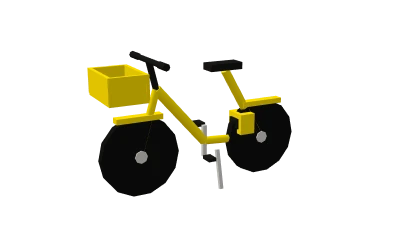
#> input picture src/ui-v2/econ-ui/assets/shop/bike.webp, 400 x 240 px, given in place of kraft-box-top-tile.png, which was not available
$ python build-assets.py ../../src/ui-v2/econ-ui/assets/shop
#> lines starting #> are read from the running program, lines starting #| are printed output that depends on the picture
#!/usr/bin/env python3
# [depot] 디자인 자산(/workspace/depot-design) → public/depot/*.webp (지연 로드용으로 작게)
# 상품 아틀라스 1024²: 왼쪽 위 = 앞(±z), 오른쪽 위 = 옆(±x), 왼쪽 아래 = 윗면(±y), 오른쪽 아래 = 예비(계란판 빈 윗면)
import sys, os
from PIL import Image, ImageDraw
SRC = sys.argv[1] if len(sys.argv) > 1 else '/workspace/depot-design'
OUT = os.path.join(os.path.dirname(__file__), '..', '..', 'public', 'depot'); os.makedirs(OUT, exist_ok=True)
PK, SG, FX = f'{SRC}/packages', f'{SRC}/moodboard/signage', f'{SRC}/fx'
Q = 512
def load(p): return Image.open(p).convert('RGBA')
#> returned value is the input picture: PIL image 400x240 RGBA; mean R, G, B, A 15.9, 14.6, 5.6, 36.9
def flat(im, bg):
#> called with bg = '#F3EADA'
    b = Image.new('RGBA', im.size, bg); b.alpha_composite(im); return b.convert('RGB')
#> after `b = Image.new('RGBA', im.size, bg)`:
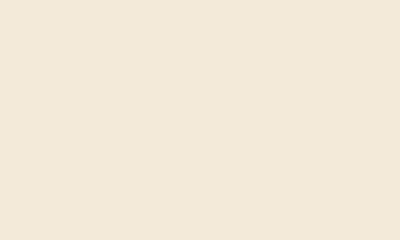
#> b: PIL image 400x240 RGBA; mean R, G, B, A 243, 234, 218, 255
#> after `b.alpha_composite(im)`:
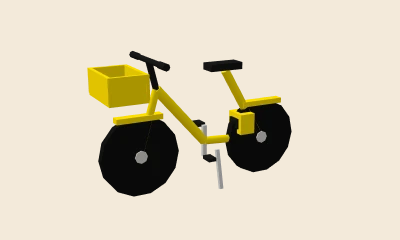
#> b: PIL image 400x240 RGBA; mean R, G, B, A 218.8, 210, 188.4, 255
def fit(im, bg='#F3EADA'): return flat(im, bg).resize((Q, Q), Image.LANCZOS)
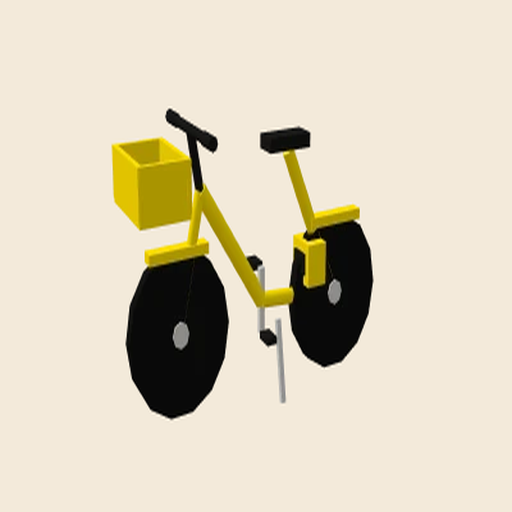
#> returned value: PIL image 512x512 RGB; mean R, G, B 218.8, 210, 188.4
def crop(im, box, bg='#F3EADA'):
    w, h = im.size; return fit(im.crop((int(box[0]*w), int(box[1]*h), int(box[2]*w), int(box[3]*h))), bg)
def solid(c): return Image.new('RGB', (Q, Q), c)
# [12 lines left out: functions bottles, atlas, not called in this run]
kraft = fit(load(f'{PK}/kraft-box-top-tile.png'))
egg_side = fit(load(f'{PK}/egg-30-tray-side.png'))
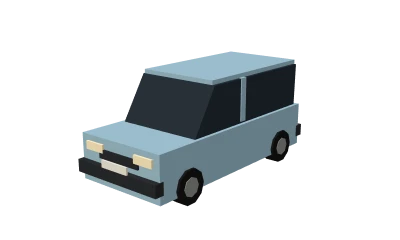
#> input picture src/ui-v2/econ-ui/assets/shop/car.webp, 400 x 240 px, given in place of egg-30-tray-side.png, which was not available
#> in load, returned value is the input picture: PIL image 400x240 RGBA; mean R, G, B, A 23.9, 28.1, 29.9, 61.2
#> call 2 of fit, with bg = '#F3EADA'
#> call 2 of flat, with bg = '#F3EADA'
#> in flat (call 2), `b.alpha_composite(im)`:
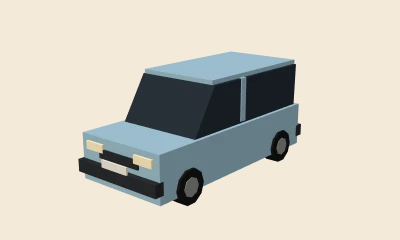
#> b: PIL image 400x240 RGBA; mean R, G, B, A 205.1, 202.2, 191.8, 255
#> in fit (call 2), `def fit(im, bg='#F3EADA'): return flat(im, bg).resize((Q, Q), Image.LA..`:
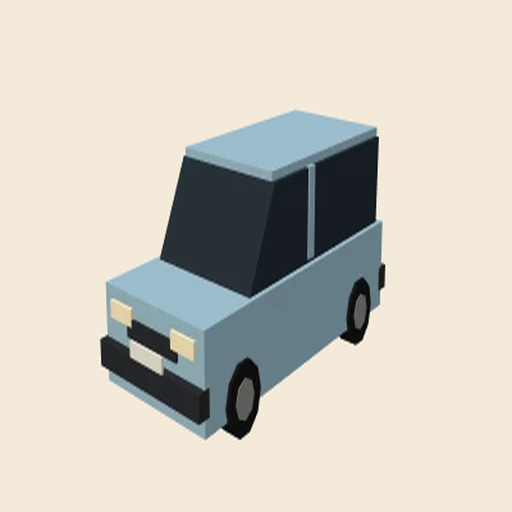
#> returned value: PIL image 512x512 RGB; mean R, G, B 205.1, 202.2, 191.8
#> (the run stopped early here; a loop or call above may not have finished)
